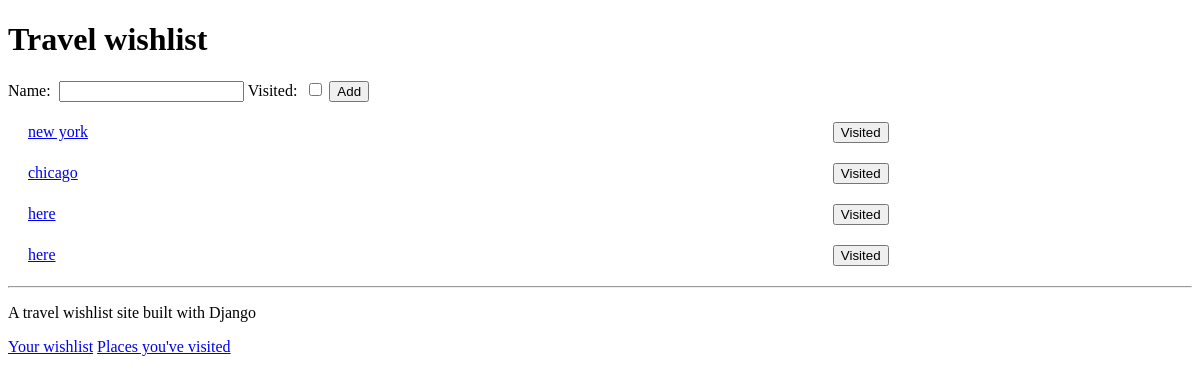
The app's page /, older data.
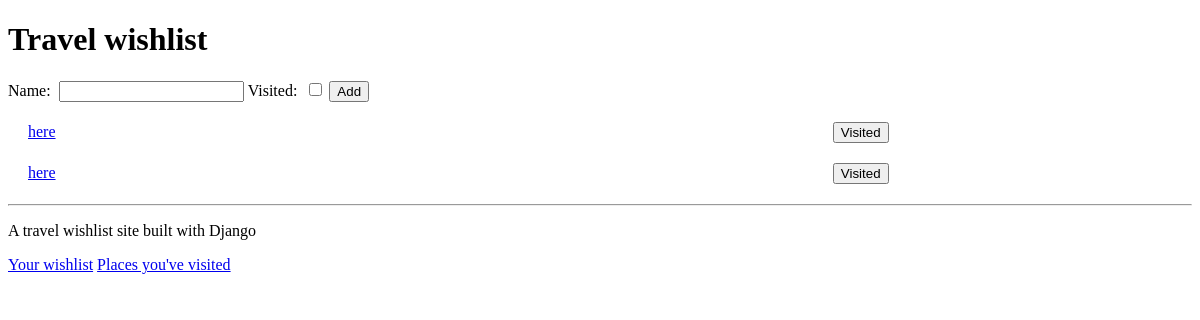
The same page, newer data.
### travel_wishlist/models.py (models this page shows, shortened)
class Place(models.Model):
    name = models.CharField(max_length=200)
    visited = models.BooleanField(default=False)
    visited_date = models.DateTimeField(
            blank=True, null=True)
    review_text = models.TextField(blank=True, null=True)

### travel_wishlist/views.py (the view)
# urls.py: url(r'^$', views.place_list, name='place_list'),
def place_list(request):
    if request.method == 'POST':
        form = NewPlaceForm(request.POST)
        place = form.save()
        if form.is_valid():
            place.save()
            return redirect('place_list')
    places = Place.objects.filter(visited=False)
    new_place_form = NewPlaceForm
    return render(request, 'travel_wishlist/wishlist.html', {'places':places, 'new_place_form':new_place_form })

### templates/travel_wishlist/wishlist.html (shortened to what this page needs)
{%  extends 'travel_wishlist/base.html' %}
{%  block content %}
<h1>Travel wishlist</h1>
<form method="POST" action="{%  url 'place_list' %}">
    {{ new_place_form }}
    <button type="submit">Add</button>
</form>
{%  for place in places %}
<div class="wishlist-place">
    <span class="visited-text"><a href="{% url 'edit_detail' pk=place.pk %}">{{ place.name }}</a></span>
    <form class="visited-form" method="POST" action="{%  url 'place_is_visited' %}">
        <button type="submit">Visited</button>
    </form>
</div>
{% empty %}
<P>You have no places in your wishlist</P>
{%  endfor %}
{% endblock %}

### templates/travel_wishlist/base.html (shortened to what this page needs)
{% load staticfiles %}
<!DOCTYPE html>
<html lang="en">
<head>
    <link rel="stylesheet" href="https://unpkg.com/sakura.css/css/sakura.css" type="text/css">
    <link rel="stylesheet" href="{% static 'css/style.css' %}" type="text/css">
</head>
<body>
    {%  block content %}
    {% endblock %}
    <hr>
    <p>A travel wishlist site built with Django</p>
    <a href="{% url 'place_list' %}">Your wishlist</a>
    <a href="{% url 'places_visited' %}">Places you've visited</a>
</body>
</html>

### travel_wishlist/static/css/style.css (style rules this page uses)
span.visited-text { display: inline-block; width: 70%; }
form.visited-form { display: inline; }
div.wishlist-place { margin: 20px }
label { display: inline-block; padding-right: 8px; }

Row changes from the older to the newer data that the page shows:
no longer on this page (row edited): Place: name "new york"
no longer on this page (row edited): Place: name "chicago"
